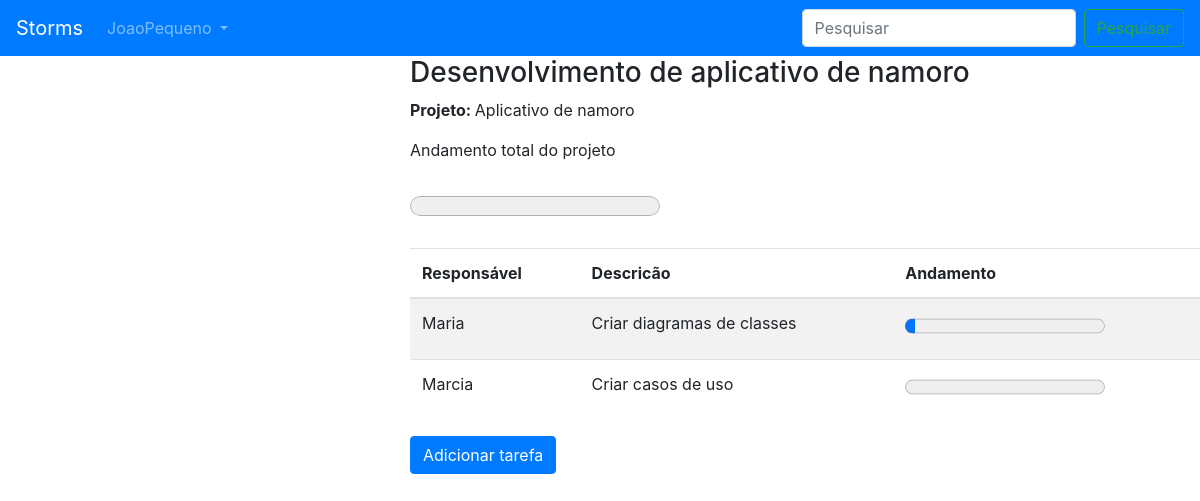
/scopo/1/ (signed in), run on the app's committed database.
### api/models.py (models this page shows, shortened)
class Scopo(models.Model):#Erro
	owner = models.ForeignKey('auth.User', related_name='ownerscopo', on_delete=models.CASCADE)
	projeto = models.OneToOneField(Projeto, on_delete=models.CASCADE, related_name='scopo', null=True)
	descricao = models.CharField(max_length=256)
	andamento = models.IntegerField(default=0)

class Projeto(models.Model):
	owner = models.ForeignKey('auth.User', related_name='ownerprojeto', on_delete=models.CASCADE)
	nome = models.CharField(max_length=200)
	data_inicio = models.DateField()
	previsao_entrega = models.DateField()
	data_contrato = models.DateField()
	colaboradores = models.ManyToManyField(User)
	date_time = models.DateTimeField(auto_now_add=True)
	interessado = models.ForeignKey(User, on_delete=models.CASCADE, related_name='interessado', null=True)
	class Meta:
		ordering = ('-date_time',)
	def __str__(self):
		return self.nome

class Atributo(models.Model):
	owner = models.ForeignKey('auth.User', related_name='owneratributo', on_delete=models.CASCADE)
	descricao = models.CharField(max_length=256)
	responsavel = models.ForeignKey(User, on_delete=models.CASCADE, related_name='responsavel', null=True)
	andamento = models.IntegerField(default=0)
	scopo = models.ForeignKey(Scopo, on_delete=models.CASCADE, related_name='atributos')

### webapp/views.py (the view)
# urls.py: path('scopo/<int:id>/', views.scopo_detail, name='scopo_detail'),
@login_required
def scopo_detail(request, id):
	scopo = Scopo.objects.get(id=id)
	return render(request, 'webapp/scopo_detail.html', {'perfil_logado': get_user(request),'scopo':scopo})

### webapp/views.py (called while the page is built)
@login_required
def get_user(request):
	return request.user

### webapp/templates/webapp/scopo_detail.html (shortened to what this page needs)
{% extends "webapp/base.html" %}
{% block body %}
<h3>{{ scopo.descricao }}</h3>
<p><strong>Projeto: </strong>{{scopo.projeto}}</p>
<p><label>Andamento total do projeto</label></p>
<progress value="{{scopo.andamento}}" max="100" style="width: 250px; height: 40px;"></progress>
<table class="table table-striped">
	<thead>
		<tr>
			<th>Responsável</th>
			<th>Descricão</th>
			<th>Andamento</th>
		</tr>
	</thead>
	<tbody>
		{% for atributo in scopo.atributos.all %}
		<tr>
			<td>{{atributo.responsavel}}</td>
			<td>{{atributo.descricao}}</td>
	<td><progress value="{{atributo.andamento}}" max="100" style="width: 200px; height: 30px;"></progress></td>
		</tr>
	{% endfor %}
	</tbody>
</table>
	<button type="button" class="btn btn-primary" data-toggle="modal" data-target="#atributo{{ atributo.id }}">
  		Adicionar tarefa
	</button>
{% endblock %}

### webapp/templates/webapp/base.html (shortened to what this page needs)
{% load static %}
<!DOCTYPE html>
<html>
<head>
	<link rel="stylesheet" href="{% static 'fontawesome/css/fontawesome-all.min.css' %}">
	<link rel="stylesheet" href="{% static 'bootstrap/css/bootstrap.min.css' %}">
</head>
<body>
	<div class="row">
		<div class="col-md-12">
		<nav class="navbar navbar-expand-lg navbar-dark bg-primary">
  <a class="navbar-brand" href="{% url 'index' %}">Storms</a>
  <div class="collapse navbar-collapse" id="conteudoNavbarSuportado">
    <ul class="navbar-nav mr-auto">
      <li class="nav-item dropdown">
        <a class="nav-link dropdown-toggle" href="#" id="navbarDropdown" role="button" data-toggle="dropdown" aria-haspopup="true" aria-expanded="false">
        	{% if perfil_logado.username %}
        		{{perfil_logado.username}}
        	{% else %}
          			Login
          {% endif %}
        </a>
      </li>
    </ul>
    <form class="form-inline my-2 my-lg-0">
      <input class="form-control mr-sm-2" type="search" placeholder="Pesquisar" aria-label="Pesquisar">
      <button class="btn btn-outline-success my-2 my-sm-0" type="submit">Pesquisar</button>
    </form>
  </div>
</nav>
</div>
	</div>
	<div class="row">
		<div class="col-md-4">
		</div>
		<div class="col-md-8">
		{% block body %}
		{% endblock %}
	</div>
	</div>
</body>
</html>

### data on the page
Scopo: descricao "Desenvolvimento de aplicativo de namoro", projeto "Aplicativo de namoro"
Atributo: responsavel "Maria", descricao "Criar diagramas de classes", andamento 5 (drawn)
Atributo: responsavel "Marcia", descricao "Criar casos de uso", andamento 0 (drawn)

### other printed values
{{ perfil_logado.username }} "JoaoPequeno"
